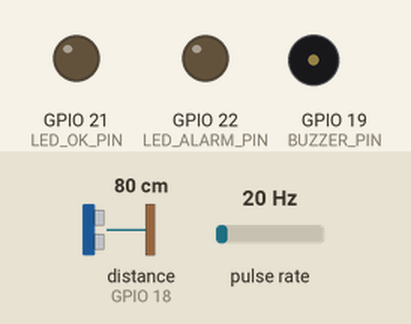
Recording of a sketch running on a simulated ESP32. Parts: output pins drawn as LEDs (lit = HIGH), buzzer (waves = sounding). Wiring (inferred from the names in the program): ultrasonic range finder: trigger GPIO 5; echo GPIO 18; pulse sensor: data GPIO 4. The inputs (shaded band) are chosen by the test bench; at power-on: distance to the obstacle (sensor on GPIO 18) 80 cm, pulse rate 20 Hz. The echo pulse lasts 58.3 µs per cm; WiFi joins after 1.5 s; servers stay silent unless stated; web services answer with replies made up by the test bench; pins used as bus, display or sensor lines are not drawn; what the sketch prints to the serial monitor is not drawn.

Above: at 0.1 s.
At 1.6 s:
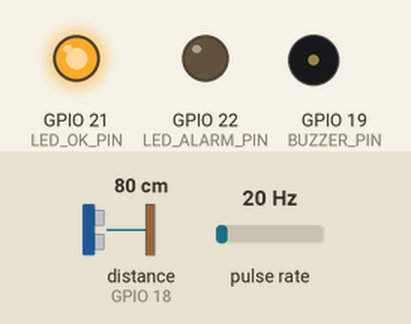
2.8 s: distance to the obstacle (sensor on GPIO 18) set to 250 cm
At 3.58 s:
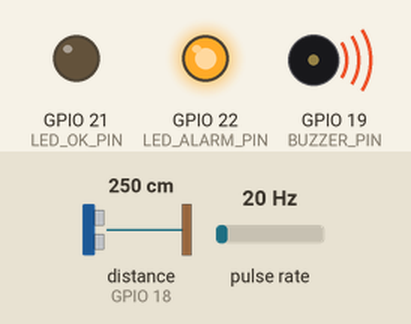
5.8 s: distance to the obstacle (sensor on GPIO 18) set to 2 cm
Timing chart, 0 to 8.8 s (numbered marks = the images above; inputs shaded):
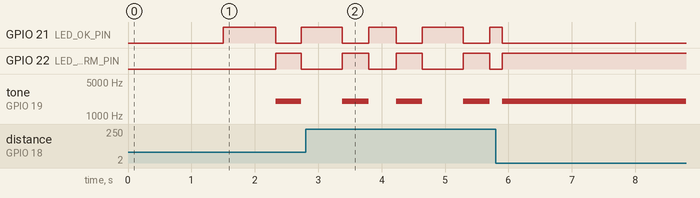

The sketch:

glucose_drip_monitor.ino
```cpp
/*
  IoT-Based Glucose Drip Monitoring System
  Alert & Notification Module
  ------------------------------------------
  Board: ESP32 (WiFi-enabled)

  Function:
   - Reads drip flow rate from an IR drop-counter sensor
   - Reads drip chamber / bag level from an ultrasonic sensor
   - Detects three fault conditions:
       1. Flow rate anomaly (too fast / too slow / stopped)
       2. Backflow risk (sudden negative pressure / no drops + low level)
       3. Overflow risk (bag/chamber level above safe threshold)
   - Triggers local alarm (buzzer + LED) instantly
   - Sends a push notification to medical staff via a messaging
     webhook (Telegram Bot API used here as a free, reliable example;
     swap the sendTelegramAlert() body for any other notification
     service - email, SMS gateway, hospital app API, etc.)

  Wiring (adjust pins to your board):
   - IR drop sensor OUT      -> GPIO 4   (digital, interrupt)
   - Ultrasonic TRIG         -> GPIO 5
   - Ultrasonic ECHO         -> GPIO 18
   - Buzzer                  -> GPIO 19
   - Status LED (Green)      -> GPIO 21
   - Alarm LED (Red)         -> GPIO 22
*/

#include <WiFi.h>
#include <HTTPClient.h>

// ---------- USER CONFIG ----------
const char* WIFI_SSID     = "YOUR_WIFI_SSID";
const char* WIFI_PASSWORD = "YOUR_WIFI_PASSWORD";

// Telegram bot credentials (create a bot via @BotFather, get chat ID via @myidbot)
const char* TELEGRAM_BOT_TOKEN = "YOUR_BOT_TOKEN";
const char* TELEGRAM_CHAT_ID   = "YOUR_CHAT_ID";

// ---------- PIN CONFIG ----------
const int DROP_SENSOR_PIN = 4;
const int TRIG_PIN        = 5;
const int ECHO_PIN        = 18;
const int BUZZER_PIN      = 19;
const int LED_OK_PIN      = 21;
const int LED_ALARM_PIN   = 22;

// ---------- THRESHOLDS (tune for your hardware/IV set) ----------
const float NORMAL_MIN_DROPS_PER_MIN = 10.0;   // below this = too slow
const float NORMAL_MAX_DROPS_PER_MIN = 60.0;   // above this = too fast
const unsigned long NO_DROP_TIMEOUT_MS = 15000; // no drop in 15s = stopped/blocked
const float OVERFLOW_LEVEL_CM   = 3.0;  // distance from sensor to liquid; SMALLER distance = HIGHER level => overflow
const float EMPTY_BAG_LEVEL_CM  = 20.0; // larger distance => bag near empty (backflow risk)

// ---------- STATE ----------
volatile unsigned long dropCount = 0;
volatile unsigned long lastDropTimeMs = 0;
unsigned long windowStartMs = 0;
float dropsPerMinute = 0;

enum AlertState { NORMAL, FLOW_TOO_SLOW, FLOW_TOO_FAST, FLOW_STOPPED, OVERFLOW_RISK, BACKFLOW_RISK };
AlertState currentState = NORMAL;
AlertState lastNotifiedState = NORMAL;
unsigned long lastNotifyMs = 0;
const unsigned long NOTIFY_COOLDOWN_MS = 60000; // don't spam staff more than once/min per condition

// ---------- ISR ----------
void IRAM_ATTR onDropDetected() {
  dropCount++;
  lastDropTimeMs = millis();
}

void setup() {
  Serial.begin(115200);

  pinMode(DROP_SENSOR_PIN, INPUT_PULLUP);
  pinMode(TRIG_PIN, OUTPUT);
  pinMode(ECHO_PIN, INPUT);
  pinMode(BUZZER_PIN, OUTPUT);
  pinMode(LED_OK_PIN, OUTPUT);
  pinMode(LED_ALARM_PIN, OUTPUT);

  attachInterrupt(digitalPinToInterrupt(DROP_SENSOR_PIN), onDropDetected, FALLING);

  connectWiFi();

  windowStartMs = millis();
  lastDropTimeMs = millis();
  digitalWrite(LED_OK_PIN, HIGH);
}

void loop() {
  unsigned long now = millis();

  // Compute drop rate every 5 seconds for responsiveness
  if (now - windowStartMs >= 5000) {
    float minutesElapsed = (now - windowStartMs) / 60000.0;
    dropsPerMinute = dropCount / minutesElapsed;
    dropCount = 0;
    windowStartMs = now;
  }

  float liquidLevelCm = readUltrasonicDistanceCm();

  AlertState newState = evaluateState(now, liquidLevelCm);

  if (newState != currentState) {
    currentState = newState;
    Serial.print("State changed to: ");
    Serial.println(stateToText(currentState));
  }

  handleLocalAlarm(currentState);
  maybeNotifyStaff(currentState, now);

  delay(200); // small loop delay; drop counting handled by interrupt regardless
}

AlertState evaluateState(unsigned long now, float liquidLevelCm) {
  // Overflow check takes priority (immediate physical risk)
  if (liquidLevelCm <= OVERFLOW_LEVEL_CM) {
    return OVERFLOW_RISK;
  }

  // No drop for too long -> stopped flow, check backflow risk too
  if (now - lastDropTimeMs > NO_DROP_TIMEOUT_MS) {
    if (liquidLevelCm >= EMPTY_BAG_LEVEL_CM) {
      return BACKFLOW_RISK; // bag empty + no flow => risk of air/backflow into line
    }
    return FLOW_STOPPED;
  }

  if (dropsPerMinute > 0) {
    if (dropsPerMinute < NORMAL_MIN_DROPS_PER_MIN) return FLOW_TOO_SLOW;
    if (dropsPerMinute > NORMAL_MAX_DROPS_PER_MIN) return FLOW_TOO_FAST;
  }

  return NORMAL;
}

void handleLocalAlarm(AlertState state) {
  if (state == NORMAL) {
    digitalWrite(LED_OK_PIN, HIGH);
    digitalWrite(LED_ALARM_PIN, LOW);
    noTone(BUZZER_PIN);
  } else {
    digitalWrite(LED_OK_PIN, LOW);
    digitalWrite(LED_ALARM_PIN, HIGH);
    // Different beep patterns could be added per state; simple continuous tone here
    tone(BUZZER_PIN, 2000);
  }
}

void maybeNotifyStaff(AlertState state, unsigned long now) {
  if (state == NORMAL) {
    lastNotifiedState = NORMAL;
    return;
  }

  bool stateChanged = (state != lastNotifiedState);
  bool cooldownPassed = (now - lastNotifyMs) > NOTIFY_COOLDOWN_MS;

  if (stateChanged || cooldownPassed) {
    String message = buildAlertMessage(state);
    sendTelegramAlert(message);
    lastNotifiedState = state;
    lastNotifyMs = now;
  }
}

String buildAlertMessage(AlertState state) {
  String base = "GLUCOSE DRIP ALERT\n";
  base += "Status: " + stateToText(state) + "\n";
  base += "Flow rate: " + String(dropsPerMinute, 1) + " drops/min\n";
  base += "Action required: Please check patient line immediately.";
  return base;
}

String stateToText(AlertState state) {
  switch (state) {
    case NORMAL: return "Normal";
    case FLOW_TOO_SLOW: return "Flow rate too slow";
    case FLOW_TOO_FAST: return "Flow rate too fast";
    case FLOW_STOPPED: return "Flow stopped / line blocked";
    case OVERFLOW_RISK: return "Overflow risk - chamber level high";
    case BACKFLOW_RISK: return "Backflow risk - bag empty, no flow";
    default: return "Unknown";
  }
}

float readUltrasonicDistanceCm() {
  digitalWrite(TRIG_PIN, LOW);
  delayMicroseconds(2);
  digitalWrite(TRIG_PIN, HIGH);
  delayMicroseconds(10);
  digitalWrite(TRIG_PIN, LOW);

  long durationUs = pulseIn(ECHO_PIN, HIGH, 30000); // 30ms timeout
  if (durationUs == 0) return 999.0; // no echo, treat as out of range
  return durationUs * 0.0343 / 2.0;  // speed of sound conversion to cm
}

void connectWiFi() {
  WiFi.begin(WIFI_SSID, WIFI_PASSWORD);
  Serial.print("Connecting to WiFi");
  int attempts = 0;
  while (WiFi.status() != WL_CONNECTED && attempts < 30) {
    delay(500);
    Serial.print(".");
    attempts++;
  }
  if (WiFi.status() == WL_CONNECTED) {
    Serial.println("\nWiFi connected. IP: " + WiFi.localIP().toString());
  } else {
    Serial.println("\nWiFi connection failed - alerts will be local only (buzzer/LED).");
  }
}

void sendTelegramAlert(String message) {
  if (WiFi.status() != WL_CONNECTED) return;

  HTTPClient http;
  String url = "https://api.telegram.org/bot" + String(TELEGRAM_BOT_TOKEN) +
               "/sendMessage?chat_id=" + String(TELEGRAM_CHAT_ID) +
               "&text=" + urlEncode(message);

  http.begin(url);
  int httpCode = http.GET();
  if (httpCode > 0) {
    Serial.println("Alert sent to staff. HTTP code: " + String(httpCode));
  } else {
    Serial.println("Failed to send alert: " + http.errorToString(httpCode));
  }
  http.end();
}

String urlEncode(const String &str) {
  String encoded = "";
  char c;
  char buf[4];
  for (unsigned int i = 0; i < str.length(); i++) {
    c = str.charAt(i);
    if (isalnum(c)) {
      encoded += c;
    } else if (c == ' ') {
      encoded += "%20";
    } else if (c == '\n') {
      encoded += "%0A";
    } else {
      sprintf(buf, "%%%02X", c);
      encoded += buf;
    }
  }
  return encoded;
}
```
